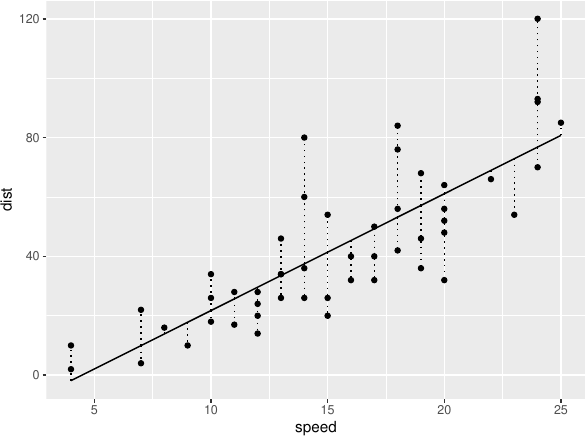

This figure's R source:
pdf(file = "07-r-residual.pdf", width = 6, height = 4.5)

library(caret)
library(tidyverse)
my_data <- cars
my_model <- train(form = dist ~ speed, data = my_data, method = "lm")
y_ <- my_model %>% predict(my_data)
my_data$y_ <- y_

my_data %>%
  ggplot(aes(x = speed, y = dist)) +
  geom_point() +
  geom_line(aes(x = speed, y = y_)) +
  geom_linerange(mapping = aes(ymin = y_, ymax = dist), linetype = "dotted")
